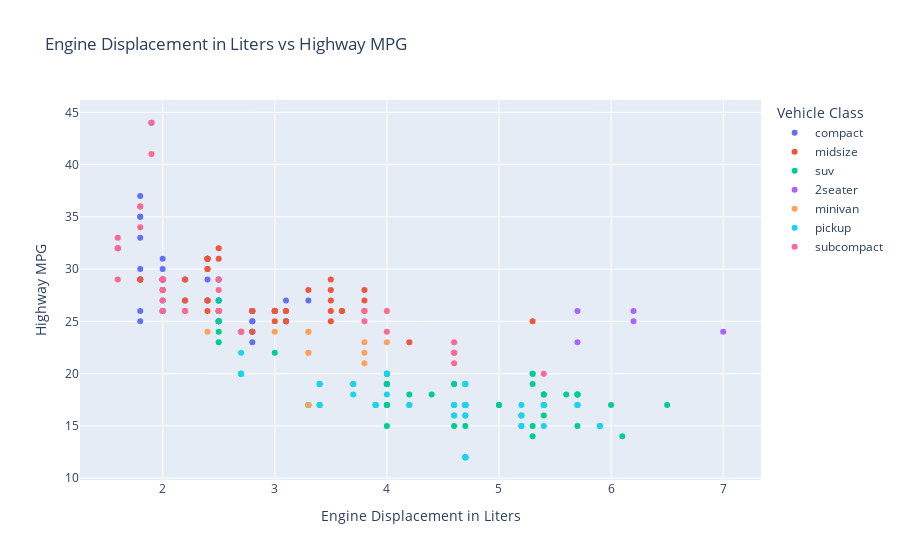

Write notebook code for a chart like this one.
### Code cell
fig = px.scatter(
    mpg,
    x='displ',
    y='hwy',
    color='class',
    title='Engine Displacement in Liters vs Highway MPG',
    labels={
        'displ': 'Engine Displacement in Liters',
        'hwy': 'Highway MPG',
        'class': 'Vehicle Class'
    }
)

fig.show()

### Figure 1 — Plotly figure (JSON) as saved in the notebook; plotly's stock layout.template omitted (floating-point values rounded to 4 significant figures)
{"data": [{"hovertemplate": "Vehicle Class=compact<br>Engine Displacement in Liters=%{x}<br>Highway MPG=%{y}<extra></extra>", "legendgroup": "compact", "marker": {"color": "#636efa", "symbol": "circle"}, "mode": "markers", "name": "compact", "orientation": "v", "showlegend": true, "type": "scatter", "x": [1.8, 1.8, 2, 2, 2.8, 2.8, 3.1, 1.8, 1.8, 2, 2, 2.8, 2.8, 3.1, 3.1, 2.4, 2.4, 2.5, 2.5, 2.5, 2.5, 2.2, 2.2, 2.4, 2.4, 3, 3, 3.3, 1.8, 1.8, 1.8, 1.8, 1.8, 2, 2, 2, 2, 2.8, 1.9, 2, 2, 2, 2, 2.5, 2.5, 2.8, 2.8], "xaxis": "x", "y": [29, 29, 31, 30, 26, 26, 27, 26, 25, 28, 27, 25, 25, 25, 25, 29, 27, 25, 27, 25, 27, 27, 29, 31, 31, 26, 26, 27, 30, 33, 35, 37, 35, 29, 26, 29, 29, 24, 44, 29, 26, 29, 29, 29, 29, 23, 24], "yaxis": "y"}, {"hovertemplate": "Vehicle Class=midsize<br>Engine Displacement in Liters=%{x}<br>Highway MPG=%{y}<extra></extra>", "legendgroup": "midsize", "marker": {"color": "#EF553B", "symbol": "circle"}, "mode": "markers", "name": "midsize", "orientation": "v", "showlegend": true, "type": "scatter", "x": [2.8, 3.1, 4.2, 2.4, 2.4, 3.1, 3.5, 3.6, 2.4, 2.4, 2.4, 2.4, 2.5, 2.5, 3.3, 2.5, 2.5, 3.5, 3.5, 3, 3, 3.5, 3.1, 3.8, 3.8, 3.8, 5.3, 2.2, 2.2, 2.4, 2.4, 3, 3, 3.5, 1.8, 1.8, 2, 2, 2.8, 2.8, 3.6], "xaxis": "x", "y": [24, 25, 23, 27, 30, 26, 29, 26, 26, 27, 30, 31, 26, 26, 28, 31, 32, 27, 26, 26, 25, 25, 26, 26, 27, 28, 25, 29, 27, 31, 31, 26, 26, 28, 29, 29, 28, 29, 26, 26, 26], "yaxis": "y"}, {"hovertemplate": "Vehicle Class=suv<br>Engine Displacement in Liters=%{x}<br>Highway MPG=%{y}<extra></extra>", "legendgroup": "suv", "marker": {"color": "#00cc96", "symbol": "circle"}, "mode": "markers", "name": "suv", "orientation": "v", "showlegend": true, "type": "scatter", "x": [5.3, 5.3, 5.3, 5.7, 6, 5.3, 5.3, 5.7, 6.5, 3.9, 4.7, 4.7, 4.7, 5.2, 5.7, 5.9, 4.6, 5.4, 5.4, 4, 4, 4, 4, 4.6, 5, 3, 3.7, 4, 4.7, 4.7, 4.7, 5.7, 6.1, 4, 4.2, 4.4, 4.6, 5.4, 5.4, 5.4, 4, 4, 4.6, 5, 3.3, 3.3, 4, 5.6, 2.5, 2.5, 2.5, 2.5, 2.5, 2.5, 2.7, 2.7, 3.4, 3.4, 4, 4.7, 4.7, 5.7], "xaxis": "x", "y": [20, 15, 20, 17, 17, 19, 14, 15, 17, 17, 17, 12, 17, 16, 18, 15, 17, 17, 18, 17, 19, 17, 19, 19, 17, 22, 19, 20, 17, 12, 19, 18, 14, 15, 18, 18, 15, 17, 16, 18, 17, 19, 19, 17, 17, 17, 20, 18, 25, 24, 27, 25, 26, 23, 20, 20, 19, 17, 20, 17, 15, 18], "yaxis": "y"}, {"hovertemplate": "Vehicle Class=2seater<br>Engine Displacement in Liters=%{x}<br>Highway MPG=%{y}<extra></extra>", "legendgroup": "2seater", "marker": {"color": "#ab63fa", "symbol": "circle"}, "mode": "markers", "name": "2seater", "orientation": "v", "showlegend": true, "type": "scatter", "x": [5.7, 5.7, 6.2, 6.2, 7], "xaxis": "x", "y": [26, 23, 26, 25, 24], "yaxis": "y"}, {"hovertemplate": "Vehicle Class=minivan<br>Engine Displacement in Liters=%{x}<br>Highway MPG=%{y}<extra></extra>", "legendgroup": "minivan", "marker": {"color": "#FFA15A", "symbol": "circle"}, "mode": "markers", "name": "minivan", "orientation": "v", "showlegend": true, "type": "scatter", "x": [2.4, 3, 3.3, 3.3, 3.3, 3.3, 3.3, 3.8, 3.8, 3.8, 4], "xaxis": "x", "y": [24, 24, 22, 22, 24, 24, 17, 22, 21, 23, 23], "yaxis": "y"}, {"hovertemplate": "Vehicle Class=pickup<br>Engine Displacement in Liters=%{x}<br>Highway MPG=%{y}<extra></extra>", "legendgroup": "pickup", "marker": {"color": "#19d3f3", "symbol": "circle"}, "mode": "markers", "name": "pickup", "orientation": "v", "showlegend": true, "type": "scatter", "x": [3.7, 3.7, 3.9, 3.9, 4.7, 4.7, 4.7, 5.2, 5.2, 4.7, 4.7, 4.7, 4.7, 4.7, 4.7, 5.2, 5.2, 5.7, 5.9, 4.2, 4.2, 4.6, 4.6, 4.6, 5.4, 5.4, 2.7, 2.7, 2.7, 3.4, 3.4, 4, 4], "xaxis": "x", "y": [19, 18, 17, 17, 19, 19, 12, 17, 15, 16, 12, 17, 17, 16, 12, 15, 16, 17, 15, 17, 17, 16, 16, 17, 15, 17, 20, 20, 22, 17, 19, 18, 20], "yaxis": "y"}, {"hovertemplate": "Vehicle Class=subcompact<br>Engine Displacement in Liters=%{x}<br>Highway MPG=%{y}<extra></extra>", "legendgroup": "subcompact", "marker": {"color": "#FF6692", "symbol": "circle"}, "mode": "markers", "name": "subcompact", "orientation": "v", "showlegend": true, "type": "scatter", "x": [3.8, 3.8, 4, 4, 4.6, 4.6, 4.6, 4.6, 5.4, 1.6, 1.6, 1.6, 1.6, 1.6, 1.8, 1.8, 1.8, 2, 2, 2, 2, 2, 2.7, 2.7, 2.7, 2.2, 2.2, 2.5, 2.5, 1.9, 1.9, 2, 2, 2.5, 2.5], "xaxis": "x", "y": [26, 25, 26, 24, 21, 22, 23, 22, 20, 33, 32, 32, 29, 32, 34, 36, 36, 29, 26, 29, 28, 27, 24, 24, 24, 26, 26, 26, 26, 44, 41, 29, 26, 28, 29], "yaxis": "y"}], "layout": {"legend": {"title": {"text": "Vehicle Class"}, "tracegroupgap": 0}, "title": {"text": "Engine Displacement in Liters vs Highway MPG"}, "xaxis": {"anchor": "y", "domain": [0, 1], "title": {"text": "Engine Displacement in Liters"}}, "yaxis": {"anchor": "x", "domain": [0, 1], "title": {"text": "Highway MPG"}}}}
